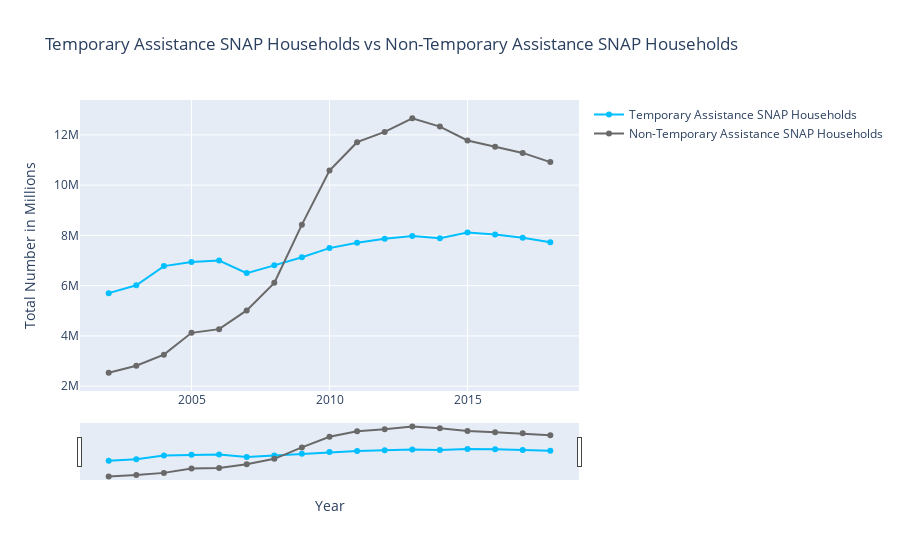

Notebook source saved alongside this figure:
### Code cell
df = SNAP_BY_YEAR

fig = go.Figure()
fig.add_trace(go.Scatter(x=df.Year, y=df['Temporary Assistance SNAP Households'], name="Temporary Assistance SNAP Households",
                         line_color='deepskyblue'))

fig.add_trace(go.Scatter(x=df.Year, y=df['Non-Temporary Assistance SNAP Households'], name="Non-Temporary Assistance SNAP Households",
                         line_color='dimgray'))

fig.update_layout(title_text='Temporary Assistance SNAP Households vs Non-Temporary Assistance SNAP Households',
                  xaxis_rangeslider_visible=True, yaxis_title="Total Number in Millions", xaxis_title="Year",
)
fig.show()

### Figure 1 — Plotly figure (JSON) as saved in the notebook; plotly's stock layout.template omitted (floating-point values rounded to 4 significant figures)
{"data": [{"line": {"color": "deepskyblue"}, "name": "Temporary Assistance SNAP Households", "type": "scatter", "x": [2002, 2003, 2004, 2005, 2006, 2007, 2008, 2009, 2010, 2011, 2012, 2013, 2014, 2015, 2016, 2017, 2018], "y": [5702540, 6015172, 6778517, 6939810, 7001595, 6500412, 6808360, 7131771, 7494878, 7706059, 7866785, 7979818, 7885011, 8112933, 8031833, 7910869, 7727489]}, {"line": {"color": "dimgray"}, "name": "Non-Temporary Assistance SNAP Households", "type": "scatter", "x": [2002, 2003, 2004, 2005, 2006, 2007, 2008, 2009, 2010, 2011, 2012, 2013, 2014, 2015, 2016, 2017, 2018], "y": [2536878, 2812549, 3255593, 4122821, 4269427, 5014958, 6111422, 8428644, 10580492, 11709614, 12118685, 12659816, 12330154, 11777946, 11531327, 11282772, 10916032]}], "layout": {"title": {"text": "Temporary Assistance SNAP Households vs Non-Temporary Assistance SNAP Households"}, "xaxis": {"rangeslider": {"visible": true}, "title": {"text": "Year"}}, "yaxis": {"title": {"text": "Total Number in Millions"}}}}
